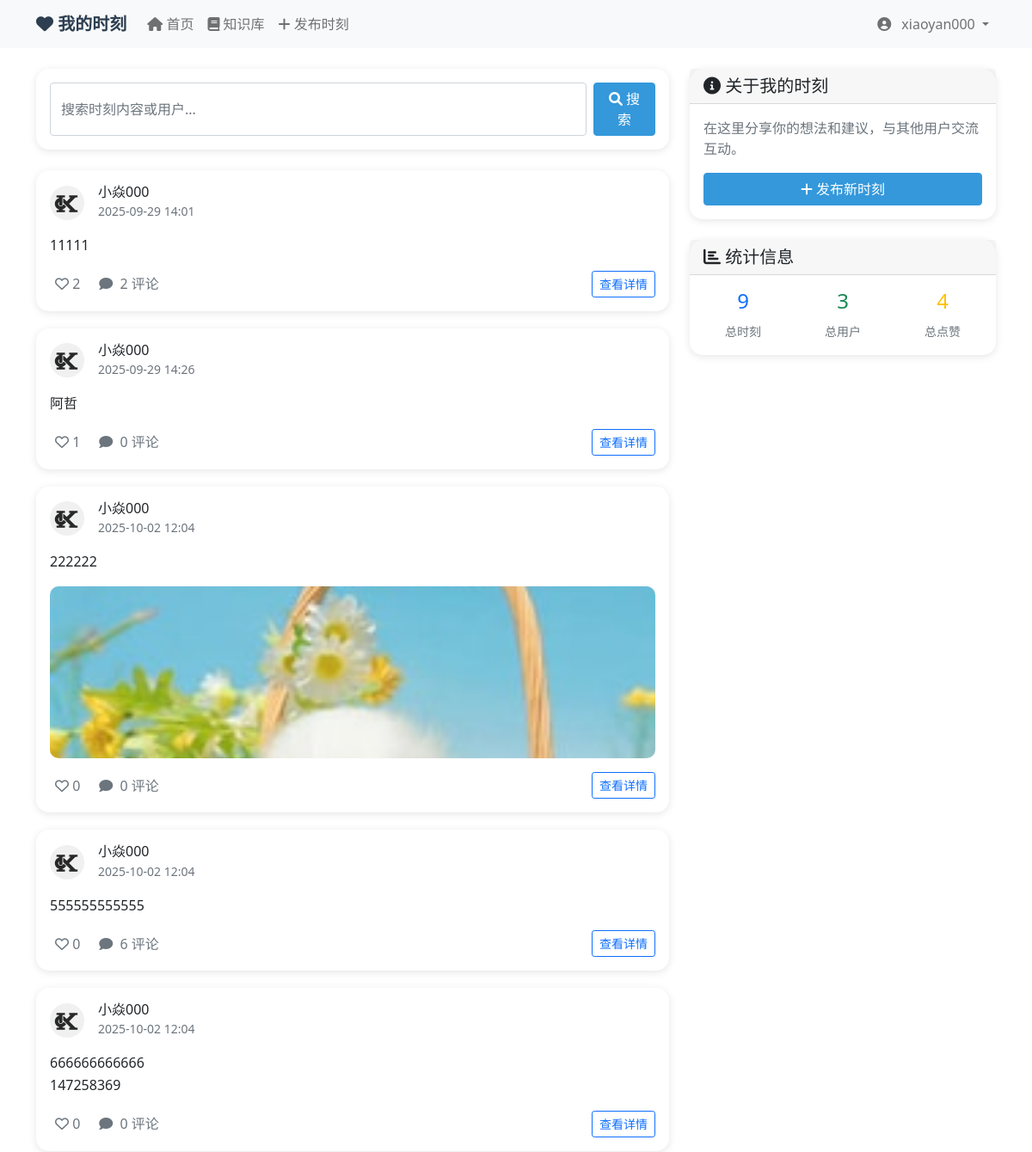
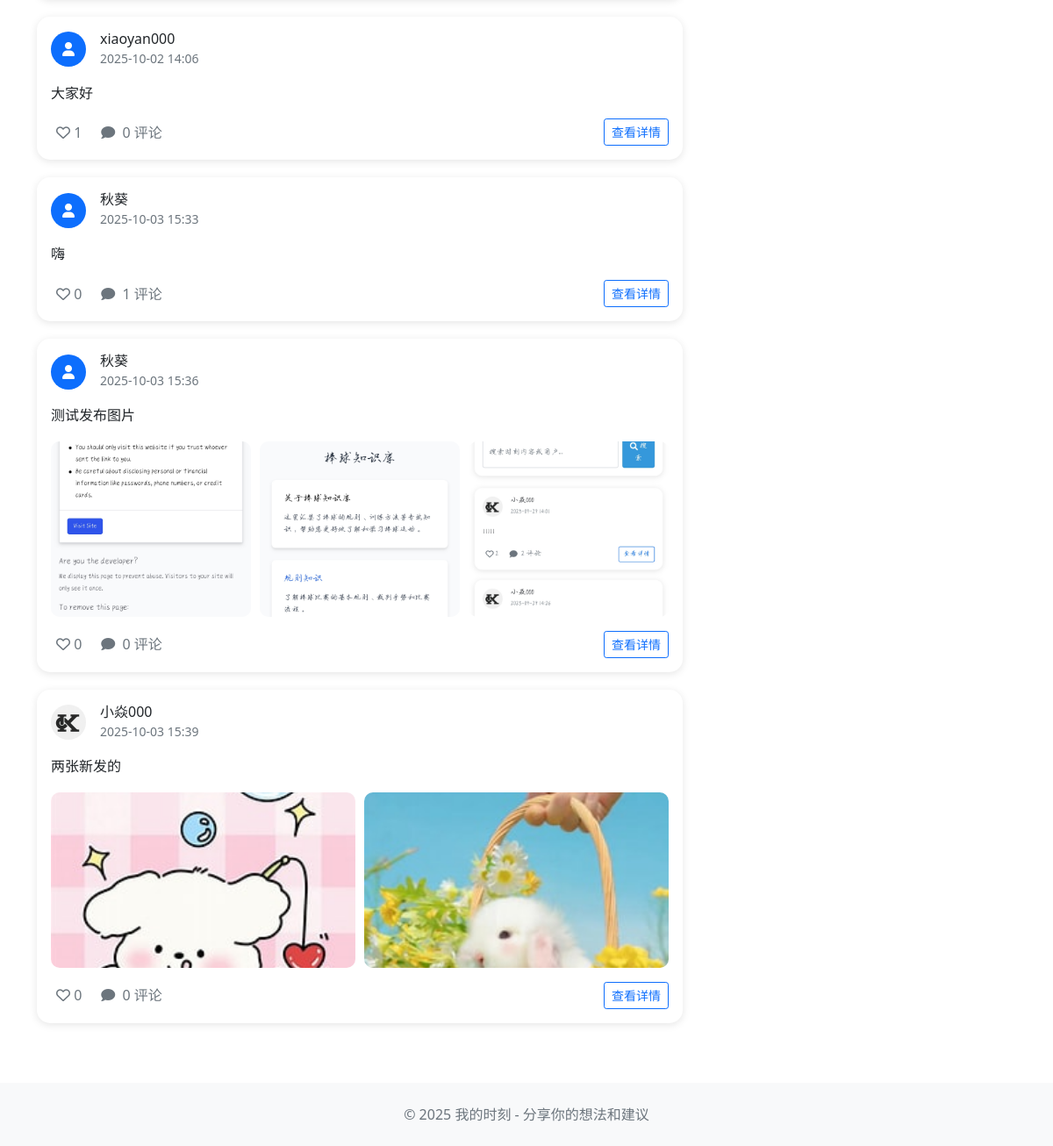
The app's page /moments/ (signed in) with its own data (2 pictures, top to bottom).
### moments/models.py (models this page shows, shortened)
class UserProfile(models.Model):
    user = models.OneToOneField(User, on_delete=models.CASCADE, related_name='profile')
    nickname = models.CharField(max_length=50, blank=True, verbose_name='昵称')
    avatar = models.ImageField(upload_to='avatars/', blank=True, null=True, verbose_name='头像')
    bio = models.TextField(max_length=500, blank=True, verbose_name='个人简介')
    created_at = models.DateTimeField(auto_now_add=True, verbose_name='创建时间')
    class Meta:
        verbose_name = '用户资料'
        verbose_name_plural = '用户资料'

class Moment(models.Model):
    author = models.ForeignKey(User, on_delete=models.CASCADE, related_name='moments', verbose_name='作者')
    content = models.TextField(max_length=1000, verbose_name='内容')
    created_at = models.DateTimeField(auto_now_add=True, verbose_name='创建时间')
    updated_at = models.DateTimeField(auto_now=True, verbose_name='更新时间')
    likes_count = models.PositiveIntegerField(default=0, verbose_name='点赞数')
    comments_count = models.PositiveIntegerField(default=0, verbose_name='评论数')
    is_public = models.BooleanField(default=True, verbose_name='是否公开')
    views = models.PositiveIntegerField(default=0)

class MomentImage(models.Model):
    moment = models.ForeignKey("Moment", on_delete=models.CASCADE, related_name="images")
    image = models.ImageField(upload_to="moment_images/")
    created_at = models.DateTimeField(auto_now_add=True)

### moments/views.py (the view)
# urls.py: path('', views.moments_list, name='moments_list'),
@login_required
def moments_list(request):
    moments = Moment.objects.filter(is_public=True).select_related('author').prefetch_related('likes', 'comments')
    search_query = request.GET.get('search')
    if search_query:
        moments = moments.filter(
            Q(content__icontains=search_query) |
            Q(author__username__icontains=search_query)
        )
    paginator = Paginator(moments, 10)
    page_number = request.GET.get('page')
    page_obj = paginator.get_page(page_number)
    total_moments = Moment.objects.filter(is_public=True).count()
    total_users = User.objects.count()
    total_likes = sum(m.likes.count() for m in Moment.objects.all())  # 点赞总数
    context = {
        'page_obj': page_obj,
        'search_query': search_query,
        'total_moments': total_moments,
        'total_users': total_users,
        'total_likes': total_likes,
    }
    return render(request, 'moments/moments_list.html', context)

### moments/templates/moments/moments_list.html (shortened to what this page needs)
{% extends 'moments/base.html' %}
{% block content %}
<div class="row">
    <div class="col-lg-8">
        <div class="card moment-card mb-4">
            <div class="card-body">
                <form method="get" class="d-flex">
                    <input type="text" name="search" class="form-control me-2"
                           placeholder="搜索时刻内容或用户..."
                           value="{{ search_query|default:'' }}">
                    <button type="submit" class="btn btn-primary">
                        <i class="fas fa-search"></i> 搜索
                    </button>
                </form>
            </div>
        </div>
        {% for moment in page_obj %}
        <div class="card moment-card">
            <div class="card-body">
                <div class="d-flex align-items-center mb-3">
                    {% if moment.author.profile.avatar %}
                        <img src="{{ moment.author.profile.avatar.url }}" class="avatar me-3">
                    {% else %}
                        <div class="avatar bg-primary text-white d-flex align-items-center justify-content-center me-3">
                            <i class="fas fa-user"></i>
                        </div>
                    {% endif %}
                    <div>
                        <h6 class="mb-0">{{ moment.author.profile.nickname|default:moment.author.username }}</h6>
                        <small class="text-muted">{{ moment.created_at|date:"Y-m-d H:i" }}</small>
                    </div>
                </div>
                <div class="moment-content">
                    {{ moment.content|linebreaks }}
                </div>
                {% if moment.images.exists %}
                    <div class="moment-images-grid {% if moment.images.count == 2 %}two-images{% elif moment.images.count == 3 %}three-images{% elif moment.images.count == 4 %}four-images{% else %}five-or-more{% endif %}">
                        {% for image in moment.images.all %}
                            <div class="moment-image-item" onclick="openImageModal('{{ image.image.url }}')">
                                <img src="{{ image.image.url }}" alt="时刻图片">
                            </div>
                        {% endfor %}
                    </div>
                {% endif %}
                <div class="d-flex justify-content-between align-items-center mt-3">
                    <div class="d-flex align-items-center">
                        <button class="like-btn me-3" id="like-btn-{{ moment.id }}"
                                onclick="likeMoment({{ moment.id }})">
                            <i class="far fa-heart"></i>
                            <span id="like-count-{{ moment.id }}">{{ moment.likes_count }}</span>
                        </button>
                        <a href="{% url 'moments:moment_detail' moment.id %}" class="text-decoration-none text-muted">
                            <i class="fas fa-comment me-1"></i>
                            {{ moment.comments_count }} 评论
                        </a>
                    </div>
                    <a href="{% url 'moments:moment_detail' moment.id %}" class="btn btn-outline-primary btn-sm">
                        查看详情
                    </a>
                </div>
            </div>
        </div>
        {% endfor %}
    </div>
    <div class="col-lg-4">
        <div class="card moment-card">
            <div class="card-header">
                <h5 class="mb-0"><i class="fas fa-info-circle"></i> 关于我的时刻</h5>
            </div>
            <div class="card-body">
                <p class="text-muted">在这里分享你的想法和建议，与其他用户交流互动。</p>
                {% if user.is_authenticated %}
                    <a href="{% url 'moments:create_moment' %}" class="btn btn-primary w-100">
                        <i class="fas fa-plus"></i> 发布新时刻
                    </a>
                {% else %}
                    <div class="text-center">
                        <p class="text-muted mb-3">登录后即可发布时刻</p>
                        <a href="{% url 'moments:login' %}" class="btn btn-outline-primary me-2">登录</a>
                        <a href="{% url 'moments:register' %}" class="btn btn-primary">注册</a>
                    </div>
                {% endif %}
            </div>
        </div>
        <div class="card moment-card mt-4">
            <div class="card-header">
                <h5 class="mb-0"><i class="fas fa-chart-bar"></i> 统计信息</h5>
            </div>
            <div class="card-body">
                <div class="row text-center">
                    <div class="col-4">
                        <h4 class="text-primary">{{ total_moments }}</h4>
                        <small class="text-muted">总时刻</small>
                    </div>
                    <div class="col-4">
                        <h4 class="text-success">{{ total_users }}</h4>
                        <small class="text-muted">总用户</small>
                    </div>
                    <div class="col-4">
                        <h4 class="text-warning">{{ total_likes }}</h4>
                        <small class="text-muted">总点赞</small>
                    </div>
                </div>
            </div>
        </div>
    </div>
</div>
{% endblock %}

### moments/templates/moments/base.html (shortened to what this page needs)
<!DOCTYPE html>
<html lang="zh-CN">
<head>
    <link href="https://cdn.jsdelivr.net/npm/bootstrap@5.1.3/dist/css/bootstrap.min.css" rel="stylesheet">
    <link href="https://cdnjs.cloudflare.com/ajax/libs/font-awesome/6.0.0/css/all.min.css" rel="stylesheet">
</head>
<body>
    <nav class="navbar navbar-expand-lg navbar-light bg-light">
        <div class="container">
            <a class="navbar-brand" href="{% url 'moments:moments_list' %}">
                <i class="fas fa-heart"></i> 我的时刻
            </a>
            <div class="collapse navbar-collapse" id="navbarNav">
                <ul class="navbar-nav me-auto">
                    <li class="nav-item">
                        <a class="nav-link" href="{% url 'moments:moments_list' %}">
                            <i class="fas fa-home"></i> 首页
                        </a>
                    </li>
                    <li class="nav-item">
                        <a class="nav-link" href="/">
                            <i class="fas fa-book"></i> 知识库
                        </a>
                    </li>
                    {% if user.is_authenticated %}
                    <li class="nav-item">
                        <a class="nav-link" href="{% url 'moments:create_moment' %}">
                            <i class="fas fa-plus"></i> 发布时刻
                        </a>
                    </li>
                    {% endif %}
                </ul>
                <ul class="navbar-nav">
                    {% if user.is_authenticated %}
                        <li class="nav-item dropdown">
                            <a class="nav-link dropdown-toggle" href="#" id="navbarDropdown" role="button" data-bs-toggle="dropdown">
                                {% if user.profile.avatar %}
                                    <img src="{{ user.profile.avatar.url }}" class="avatar me-2">
                                {% else %}
                                    <i class="fas fa-user-circle me-2"></i>
                                {% endif %}
                                {{ user.profile.nickname|default:user.username }}
                            </a>
                        </li>
                    {% endif %}
                </ul>
            </div>
        </div>
    </nav>
    <main class="container mt-4">
        {% block content %}
        {% endblock %}
    </main>
    <footer class="bg-light text-center py-4 mt-5">
        <div class="container">
            <p class="text-muted mb-0">&copy; 2025 我的时刻 - 分享你的想法和建议</p>
        </div>
    </footer>
</body>
</html>

### moments/templates/moments/base.html (style rules this page uses)
.moment-card { border: none; box-shadow: 0 2px 10px rgba(0,0,0,0.1); margin-bottom: 20px; border-radius: 15px; }
.moment-content { font-size: 16px; line-height: 1.6; }
.moment-images-grid { display: grid; gap: 10px; margin-top: 15px; }
.moment-images-grid.two-images { grid-template-columns: 1fr 1fr; }
.moment-images-grid.three-images { grid-template-columns: 1fr 1fr 1fr; }
.moment-images-grid.five-or-more { grid-template-columns: repeat(auto-fit, minmax(150px, 1fr)); }
.moment-image-item { border-radius: 10px; overflow: hidden; cursor: pointer; transition: transform 0.3s; }
.moment-image-item img { width: 100%; height: 200px; object-fit: cover; }
.like-btn { border: none; background: none; color: #6c757d; transition: color 0.3s; }
.navbar-brand { font-weight: bold; color: #2c3e50 !important; }
.btn-primary { background-color: #3498db; border-color: #3498db; }
.avatar { width: 40px; height: 40px; border-radius: 50%; object-fit: cover; }

### records on screen
Moment: author.profile.avatar (picture), author.profile.nickname "小焱000", created_at "2025-09-29 14:01", content "11111", likes_count "2", comments_count "2"
Moment: author.profile.avatar (picture), author.profile.nickname "小焱000", created_at "2025-09-29 14:26", content "阿哲", likes_count "1", comments_count "0"
Moment: author.profile.avatar (picture), author.profile.nickname "小焱000", created_at "2025-10-02 12:04", content "222222", likes_count "0", comments_count "0"
MomentImage: image (picture)
Moment: author.profile.avatar (picture), author.profile.nickname "小焱000", created_at "2025-10-02 12:04", content "555555555555", likes_count "0", comments_count "6"
Moment: author.profile.avatar (picture), author.profile.nickname "小焱000", created_at "2025-10-02 12:04", content "666666666666 147258369", likes_count "0", comments_count "0"
Moment: author.profile.nickname "xiaoyan000", created_at "2025-10-02 14:06", content "大家好", likes_count "1", comments_count "0"
Moment: author.profile.nickname "秋葵", created_at "2025-10-03 15:33", content "嗨", likes_count "0", comments_count "1"
Moment: author.profile.nickname "秋葵", created_at "2025-10-03 15:36", content "测试发布图片", likes_count "0", comments_count "0"
MomentImage: image (picture)
MomentImage: image (picture)
MomentImage: image (picture)
Moment: author.profile.avatar (picture), author.profile.nickname "小焱000", created_at "2025-10-03 15:39", content "两张新发的", likes_count "0", comments_count "0"
MomentImage: image (picture)
MomentImage: image (picture)

### other values on screen
{{ user.profile.nickname|default:user.username }} "xiaoyan000"
{{ total_moments }} "9"
{{ total_users }} "3"
{{ total_likes }} "4"
